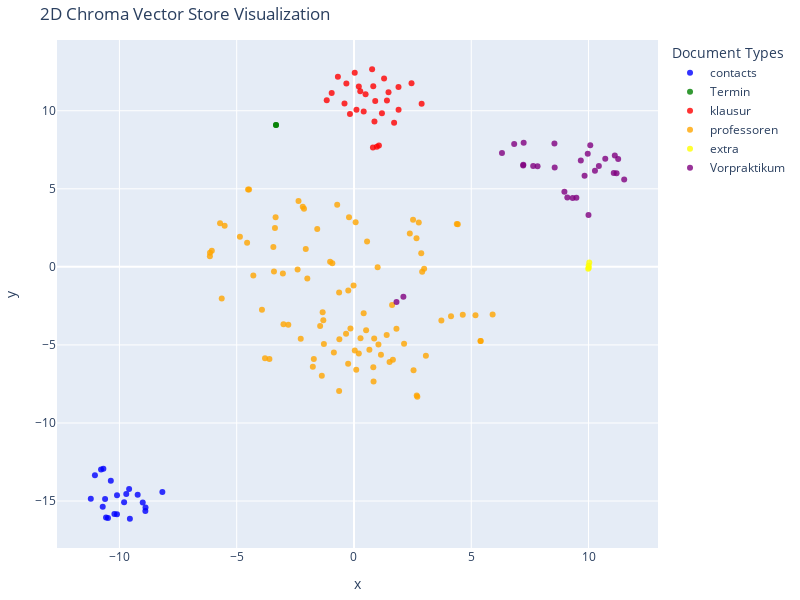

Notebook cell for this chart:
### Code cell
tsne = TSNE(n_components=2, random_state=42)
reduced_vectors = tsne.fit_transform(vectors)

fig = go.Figure()
for doc_type, color in type_color_map.items():
    indices = [i for i, t in enumerate(doc_types) if t == doc_type]
    if not indices:
        continue
    fig.add_trace(go.Scatter(
        x=reduced_vectors[indices, 0],
        y=reduced_vectors[indices, 1],
        mode='markers',
        marker=dict(size=6, color=color, opacity=0.8),
        name=doc_type,  # ✅ legend label
        text=[f"Type: {doc_type}<br>Text: {documents[i][:100]}..." for i in indices],
        hoverinfo='text'
    ))

fig.update_layout(
    title='2D Chroma Vector Store Visualization',
    xaxis_title='x',
    yaxis_title='y',
    width=800,
    height=600,
    margin=dict(r=20, b=10, l=10, t=40),
    legend_title_text='Document Types'
)
fig.show()

### Figure 1 — Plotly figure (JSON) as saved in the notebook; plotly's stock layout.template omitted (floating-point values rounded to 4 significant figures)
{"data": [{"hoverinfo": "text", "marker": {"color": "blue", "opacity": 0.8, "size": 6}, "mode": "markers", "name": "contacts", "text": ["Type: contacts<br>Text: [\n  {\n    \"type\": \"studierendensekretariat_sprechstunden\",\n    \"name\": \"Frau Schneider\",\n    \"offene...", "Type: contacts<br>Text: {\n    \"type\": \"studierendensekretariat_sprechstunden\",\n    \"name\": \"Frau Theobald\",\n    \"offene_spre...", "Type: contacts<br>Text: \"bereich\": \"AING\",\n    \"offene_sprechstunde\": \"Dienstag und Donnerstag von 09:00 bis 12:00 Uhr und D...", "Type: contacts<br>Text: \"sprechstunde_nach_termin\": \"Montag bis Donnerstag 13:30 bis 15:00 Uhr\"\n  },\n  {\n    \"type\": \"anspre...", "Type: contacts<br>Text: \"email\": \"sandra.schmidt@hs-kl.de\"\n  },\n  {\n    \"type\": \"ansprechpartner_studierendensekretariat\",\n ...", "Type: contacts<br>Text: },\n  {\n    \"type\": \"ansprechpartner_studierendensekretariat\",\n    \"studiengang\": \"Elektrotechnik\",\n ...", "Type: contacts<br>Text: \"studiengang\": \"Elektrotechnik - berufsbegleitend\",\n    \"sachbearbeiterin\": \"Nadine Schneider\",\n    ...", "Type: contacts<br>Text: \"studiengang\": \"Energie-Ingenieurwesen - dual\",\n    \"sachbearbeiterin\": \"Petra Helfrich\",\n    \"raum\"...", "Type: contacts<br>Text: \"raum\": \"Kammgarn F 0.009\",\n    \"durchwahl\": \"2126\",\n    \"email\": \"nadine.schneider@hs-kl.de\"\n  },\n ...", "Type: contacts<br>Text: \"durchwahl\": \"2270\",\n    \"email\": \"sandra.schmidt@hs-kl.de\"\n  },\n  {\n    \"type\": \"ansprechpartner_st...", "Type: contacts<br>Text: },\n  {\n    \"type\": \"ansprechpartner_studierendensekretariat\",\n    \"studiengang\": \"Mechatronik - ausb...", "Type: contacts<br>Text: \"studiengang\": \"Wirtschaftsingenieurwesen\",\n    \"sachbearbeiterin\": \"Petra Helfrich\",\n    \"raum\": \"K...", "Type: contacts<br>Text: \"sachbearbeiterin\": \"Jeannette Krob\",\n    \"raum\": \"Kammgarn F 0.014\",\n    \"durchwahl\": \"2191\",\n    \"...", "Type: contacts<br>Text: \"durchwahl\": \"2191\",\n    \"email\": \"jeannette.krob@hs-kl.de\"\n  },\n  {\n    \"type\": \"ansprechpartner_pr...", "Type: contacts<br>Text: },\n  {\n    \"type\": \"ansprechpartner_pruefungsamt_aing\",\n    \"studiengang\": \"LehrePlusHS\",\n    \"sachb...", "Type: contacts<br>Text: \"sachbearbeiterin\": \"Jeannette Krob\",\n    \"raum\": \"Kammgarn F 0.014\",\n    \"durchwahl\": \"2191\",\n    \"...", "Type: contacts<br>Text: \"sachbearbeiterin\": \"Jeannette Krob\",\n    \"raum\": \"Kammgarn F 0.014\",\n    \"durchwahl\": \"2191\",\n    \"...", "Type: contacts<br>Text: \"sachbearbeiterin\": \"Jeannette Krob\",\n    \"raum\": \"Kammgarn F 0.014\",\n    \"durchwahl\": \"2191\",\n    \"...", "Type: contacts<br>Text: \"durchwahl\": \"2273\",\n    \"email\": \"lucia.doll@hs-kl.de\"\n  },\n  {\n    \"type\": \"ansprechpartner_pruefu...", "Type: contacts<br>Text: },\n  {\n    \"type\": \"ansprechpartner_pruefungsamt_bug\",\n    \"studiengang\": \"Bauingenieurwesen Bachelo...", "Type: contacts<br>Text: \"studiengang\": \"Virtual Design Bachelor/Master\",\n    \"sachbearbeiterin\": \"Stephanie Rains\",\n    \"rau..."], "type": "scatter", "x": [-10.68, -10.78, -11.04, -10.37, -9.586, -9.222, -8.887, -9.006, -9.8, -10.1, -9.708, -8.894, -10.21, -10.71, -9.554, -10.49, -10.57, -10.1, -10.61, -11.22, -8.169], "y": [-12.93, -12.97, -13.35, -13.71, -14.23, -14.6, -15.42, -15.1, -15.08, -14.63, -14.55, -15.64, -15.83, -15.37, -16.14, -16.09, -16.05, -15.84, -14.86, -14.85, -14.43]}, {"hoverinfo": "text", "marker": {"color": "green", "opacity": 0.8, "size": 6}, "mode": "markers", "name": "Termin", "text": ["Type: Termin<br>Text: # Termine\n\n## Wintersemester 2025/26\n\n### Montag, 01.09.2025\n**Beginn des Wintersemesters**\n\n### Mon...", "Type: Termin<br>Text: ### Freitag, 01.05.2026\n**Keine Lehrveranstaltungen**  \n_Tag der Arbeit_\n\n### Donnerstag, 14.05.2026..."], "type": "scatter", "x": [-3.324, -3.324], "y": [9.094, 9.094]}, {"hoverinfo": "text", "marker": {"color": "red", "opacity": 0.8, "size": 6}, "mode": "markers", "name": "klausur", "text": ["Type: klausur<br>Text: Prüfungsplan für das WiSe 2025/2026 des Fachbereichs AINGStand: 09.10.2025\nalle Bachelor-Studiengäng...", "Type: klausur<br>Text: Algorithmen 1 Ba 1842 Mo 19.01.2026 60 min 8:00 9:00 Kiss Bomarius W 5 W W W W W W W W W W W W W W W...", "Type: klausur<br>Text: Arbeitswissenschaft Ba 1014 Mi 25.02.2026 90 min 11:00 12:30 Thurnes Hielscher W W W W W W W W W W W...", "Type: klausur<br>Text: Bildverarbeitung Ba 1301 Mo 26.01.2026 90 min 11:00 12:30 Böhm Steidel W 6 W W W W W W W W W W W W W...", "Type: klausur<br>Text: Digitale Systeme und IoT Ba 1843 Fr 23.01.2026 90 min 11:00 12:30 Schütz Opperskalski 5 5 W W W W W ...", "Type: klausur<br>Text: Einführung in die objektorientierte Softwareentwicklung Ba 1042 Di 20.01.2026 90 min 11:00 12:30 Bom...", "Type: klausur<br>Text: Elektrische Maschinen 2 Ba 1858 Di 27.01.2026 90 min 11:00 12:30 Urschel Schumann W W 6 W W W W W W ...", "Type: klausur<br>Text: Elektronik und EMV Ba 1821 Fr 27.02.2026 120 min8:00 10:00 Schumann Steil 3 3 3 W W W W W W W W 3 W ...", "Type: klausur<br>Text: Fahrzeugantriebe Ba 1883 Di 20.01.2026 120 min11:00 13:00 Heidrich Opperskalski W W W W W 5 W W W W ...", "Type: klausur<br>Text: Finite-Elemente-Methode Ba 1076 ##### Absprache Dozentmündl. Info von DozentMagin Gilbert W W W W 5 ...", "Type: klausur<br>Text: Generative Fertigungsverfahren Ba 1745 ##### Absprache Dozentmündl. Info von DozentEnk Kilb W W W W ...", "Type: klausur<br>Text: Grundlagen der Softwareentwicklung 1 + 2 Ba 1813 Do 29.01.2026 90 min 11:00 12:30 Schütz Kiss 2 2 2 ...", "Type: klausur<br>Text: Ingenieurmathematik 1 Ba 1810 Mo 23.02.2026 120 min14:00 16:00 Maier / Steidel Steidel / Maier 1 1 1...", "Type: klausur<br>Text: IT-Sicherheit Ba 1648 Mi 28.01.2026 60 min 8:00 9:00 Kiss Bomarius 6 6 6 W W W W W W W W W W W W W W...", "Type: klausur<br>Text: Konstruktion - Hausarbeit Ba 1200 ##### Absprache Dozent HA Info von DozentKilb Enk W W W W 5 5 5 5 ...", "Type: klausur<br>Text: Leichtbaukonstruktion Ba 1132 ##### Absprache DozentE-PortfolioInfo von DozentMagin Heß W W W W W 5 ...", "Type: klausur<br>Text: Maschinenelemente 1 Ba 1867 Mi 21.01.2026 90 min 11:00 12:30 Enk Kilb W W W - 1 1 1 1 1 1 1 - - - - ...", "Type: klausur<br>Text: Mechanische Verfahrenstechnik Ba 1157 Di 27.01.2026 90 min 8:00 9:30 Kaiser López López W W W W W W ...", "Type: klausur<br>Text: Operations Research Ba 1182 Mi 28.01.2026 90 min 8:00 9:30 Bott Reiner W W W W W W W W W W W W 4 4 4...", "Type: klausur<br>Text: Glöser\nGlöser / Fischer / \nBecherer 5 5 5 5 - - - - - - - - - - - - - - - Do 20.11.2025 #WERT! #WERT...", "Type: klausur<br>Text: Regelungstechnik 1 Ba 1832 Mi 25.02.2026 90 min 14:00 15:30 Herchenhan Opperskalski 5 5 5 - - - - - ...", "Type: klausur<br>Text: Robotik 2 Ba 1501 Mi 28.01.2026 60 min 11:00 12:00 Bitsch Maier W W W W W W W W W W W 6 W W W W W W ...", "Type: klausur<br>Text: Steuerungstechnik Ba 1881 Mo 26.01.2026 90 min 14:00 15:30 Heidrich Opperskalski - - - - W 4 W W W W...", "Type: klausur<br>Text: Therm. Verfahrenstechnik Ba 1239 Mo 23.02.2026 90 min 8:00 9:30 López López Kaiser W W W W W W W W W...", "Type: klausur<br>Text: Werkstoffkunde (für EI und MT) Ba 1886 Do 29.01.2026 90 min 14:00 15:30 Geromiller / Starke Starke /...", "Type: klausur<br>Text: PCB-Design for Power Electronics RW 2254 ##### Absprache Dozentmündl. Info von DozentSchumann Ursche...", "Type: klausur<br>Text: Tutoriumstätigkeit RW 1256-1260 ##### Absprache Dozent - Info von DozentDiverse Prüfer Diverse Prüfe...", "Type: klausur<br>Text: Technische Bauteilsauberkeit RW 1695 ##### Absprache Dozent90 min Info von DozentHielscher Enk W W W..."], "type": "scatter", "x": [2.885, 1.473, 1.405, 0.8229, -0.4044, -0.1711, -0.9502, -1.162, 0.9057, 1.901, 0.4139, 0.1065, 0.7726, 1.284, 1.711, 1.192, -0.3247, 0.206, 1.898, 2.453, -0.6856, 0.03163, 0.2687, 0.4945, 0.8734, 0.808, 0.9742, 1.063], "y": [10.45, 11.19, 10.65, 11.57, 10.47, 9.792, 11.14, 10.68, 10.63, 10.06, 9.948, 10.06, 12.67, 12.07, 9.226, 9.838, 11.75, 11.56, 11.53, 11.76, 12.18, 12.44, 11.25, 11.06, 9.311, 7.65, 7.689, 7.771]}, {"hoverinfo": "text", "marker": {"color": "orange", "opacity": 0.8, "size": 6}, "mode": "markers", "name": "professoren", "text": ["Type: professoren<br>Text: # Prof. Dr.-Ing. Albert Meij\n\n**Campus:** Kaiserslautern  \n**E-Mail:** albert.meij(at)hs-kl(dot)de  ...", "Type: professoren<br>Text: ## Biographie\n- Berufung an die Hochschule Kaiserslautern für das Fachgebiet Konstruktion, Leichtbau...", "Type: professoren<br>Text: - Leitung des ersten englischsprachigen Master-Studiengangs in Rheinland-Pfalz im Rahmen des INHEE-P...", "Type: professoren<br>Text: ---\n\n## Lehrgebiete\n- Leichtbau  \n- Verbundwerkstoffe  \n- Methodische Produktentwicklung  \n\n---\n\n## ...", "Type: professoren<br>Text: ### XP2P – Peer-to-Peer-Learning in Mechatronics (ERASMUS Strategic Partnerships)\n- Laufzeit: 01.10....", "Type: professoren<br>Text: # Prof. Dr.-Ing. Andreas Steil\n\n## Kontakt\n**Telefon:** +49 631 3724-2211  \n**Fax:** +49 631 3724-21...", "Type: professoren<br>Text: ## Projekte\n### DRM und DRM+: Digitaler Hörfunk der Zukunft\n- **Beginn:** 01.10.2006  \n- **Projektle...", "Type: professoren<br>Text: # Prof. Dipl.-Ing. Karl-Heinz Helmstädter\n\n**Campus:** Kaiserslautern  \n**Raum:** F2.026  \n**Telefon...", "Type: professoren<br>Text: ### Bachelor PO2024\n- Einführung in die Produktentwicklung: Konstruktionsmethodik – Vorlesung und Pr...", "Type: professoren<br>Text: # Prof. Dr.-Ing. Christian M. Thurnes\n\n## Kontakt\n**Telefon:** +49 631 3724-2244  \n**E-Mail:** Chris...", "Type: professoren<br>Text: ## Lehrgebiete\n- Operational Excellence- und Innovationsmethodik  \n\n## Tätigkeiten\n- Studiengangslei...", "Type: professoren<br>Text: # Prof. Dr.-Ing. Christian Schumann\n\n**Lehrgebiete:** Leistungselektronik, Elektronik, EMV  \n**Forsc...", "Type: professoren<br>Text: **Kontakt:**  \n- **Telefon:** +49 631 3724-2469  \n- **E-Mail:** christian.schumann(at)hs-kl(dot)de  ...", "Type: professoren<br>Text: **Projekte:**  \n- **Elektronischer Gruppen-Antrieb auf Leiterplattenbasis als Synergetisches System ...", "Type: professoren<br>Text: - Mitarbeiter: B. Eng. Max Wagner  \n- **Sulfuric Acid Electrification: Tests and Technological Appli...", "Type: professoren<br>Text: - Projektleitung: Prof. Dr.-Ing. Christian Schumann, Prof. Dr.-Ing. Sven Urschel  \n  - Mitarbeiter: ...", "Type: professoren<br>Text: **Projekte und Lehrkonzepte (fortlaufend):**  \n- OPENEDU-RLP: Tutorials für Simulationstools in Leis...", "Type: professoren<br>Text: **Leistungsangebot:**  \n- Entwurf, Dimensionierung und Analyse leistungselektronischer Schaltungen  ...", "Type: professoren<br>Text: ---\nname: Prof. Dr.-Ing. Constantin Bauer\nfaculty: Angewandte Ingenieurwissenschaften\ncampus: Kaiser...", "Type: professoren<br>Text: # Prof. Dr.-Ing. Dirk Enk\n\n**Campus:** Kaiserslautern  \n**Raum:** F1.036  \n**Telefon:** +49 631 3724...", "Type: professoren<br>Text: # Prof. Dr. Eva Maria Kiss\n\n**Campus:** Kaiserslautern  \n**Raum:** F1.026  \n**Telefon:** +49 631 372...", "Type: professoren<br>Text: **Kurzbeschreibung:**  \nelab2go stellt didaktisch aufbereitete Demonstratoren zu aktuellen technolog...", "Type: professoren<br>Text: # Prof. Dr.-Ing. Felix Möhrle\n\n**Campus:** Kaiserslautern  \n**Raum:** F1.033  \n**E-Mail:** felix.moe...", "Type: professoren<br>Text: # Prof. Dr. rer. nat. Felix Wick\n\n## Kontakt\n**Telefon:** +49 631 3724-2217  \n**E-Mail:** felix.wick...", "Type: professoren<br>Text: # Prof. Dr. rer. nat. Frank Bomarius\n\n**Campus:** Kaiserslautern  \n**Raum:** F2.030  \n**Telefon:** +...", "Type: professoren<br>Text: Seit 2004 hat er eine Professur am Fachbereich Angewandte Ingenieurwissenschaften der Hochschule Kai...", "Type: professoren<br>Text: ---\nname: Prof. Dr.-Ing. Gerd Bitsch\nfaculty: Angewandte Ingenieurwissenschaften\ncampus: Kaiserslaut...", "Type: professoren<br>Text: ## Arbeitsgruppe MecRoKa\nBezeichnung: Mechatronik und Robotik an der Hochschule Kaiserslautern  \nGrü...", "Type: professoren<br>Text: ## Themengebiete\n- Roboterbasierter Fahrsimulator RODOS  \n- Messfahrzeug REDAR  \n- Digitale Umgebung...", "Type: professoren<br>Text: ## Sprechstunde\n- Nach Vereinbarung  \n\n## Robotik AG\nEine offene Gruppe robotikinteressierter Studie...", "Type: professoren<br>Text: ### Am Fraunhofer-Institut für Techno- und Wirtschaftsmathematik (ITWM)\n\n**Dr.-Ing. Michael Kleer** ...", "Type: professoren<br>Text: **B.A. Ann-Kathrin Bäumler**  \nAufgabenbereich: Projekt ODPfalz – Umgebungsmodellierung / Virtual De...", "Type: professoren<br>Text: # Prof. Priv.-Doz. Dr.-Ing. habil. Peter Starke\n\n**Kontakt:**  \n- Telefon: +49 631 3724-2389  \n- E-M...", "Type: professoren<br>Text: **Fachbereich:** Angewandte Ingenieurwissenschaften  \n**Campus:** Kaiserslautern  \n**Raum:** H1-2010...", "Type: professoren<br>Text: ## Lehrgebiete\n- Werkstoffkunde & Werkstoffprüfung  \n- Konstruktionswerkstoffe  \n- Zerstörende & zer...", "Type: professoren<br>Text: ## Veranstaltungen\n- Werkstoffkunde  \n- Konstruktionswerkstoffe  \n- Zerstörende & Zerstörungsfreie P...", "Type: professoren<br>Text: # Prof. Dr.-Ing. Hans-Peter Geromiller\n\n**Campus:** Kaiserslautern  \n**Raum:** F0.030  \n**Telefon:**...", "Type: professoren<br>Text: # Prof. Dr.-Ing. Hartmut Opperskalski\n\n**Lehrgebiete:** Automatisierungstechnik, Leiter des Institut...", "Type: professoren<br>Text: # Prof. Dr.-Ing. Heiko Heß\n\n**Campus:** Kaiserslautern  \n**Raum:** F1.027  \n**Telefon:** +49 631 372...", "Type: professoren<br>Text: ---\n\n## Sprechstunde\n- Nach Vereinbarung, telefonisch oder per E-Mail  \n\n---\n\n## Veranstaltungen\n- S...", "Type: professoren<br>Text: # Prof. Dr.-Ing. Hubert Klein\n\n**Campus:** Kaiserslautern  \n**Raum:** F1.025  \n**Telefon:** +49 631 ...", "Type: professoren<br>Text: **Sommersemester:**  \n- Produktionsplanung und -steuerung – Vorlesung (Bachelor)  \n- Qualitätsmanage...", "Type: professoren<br>Text: # Prof. Dr.-Ing. Karsten Glöser\n\n**Campus:** Kaiserslautern  \n**Raum:** F2.025  \n**Telefon:** +49 63...", "Type: professoren<br>Text: **Kurzbeschreibung:**  \nEntwicklung von modularen Stromschienensystemen auf Basis von Hochtemperatur...", "Type: professoren<br>Text: **Kurzbeschreibung:**  \nUntersuchung des Verhaltens von supraleitenden Kabelsystemen bei gleichzeiti...", "Type: professoren<br>Text: # Prof. Dr. rer. pol. Klaus Fischer\n\n**Campus:** Kaiserslautern  \n**Raum:** F2.027  \n**E-Mail:** kla...", "Type: professoren<br>Text: # Prof. Dr. rer. nat. Martin Böhm\n\n**Campus:** Kaiserslautern  \n**Raum:** F2.031  \n**Telefon:** +49 ...", "Type: professoren<br>Text: ### Berufsbegleitender Master\n- Numerische Methoden  \n- Mehrdimensionale Funktionen der Elektrotechn...", "Type: professoren<br>Text: ---\n\n### AEROS\n**Titel:** Automatische Erfassung von Verkehrszeichen  \n**Projektleitung:** Prof. Dr....", "Type: professoren<br>Text: # Prof. Dr.-Ing. Martin Hoof\n\n**Campus:** Kaiserslautern  \n**Raum:** F2.034  \n**Telefon:** +49 631 3...", "Type: professoren<br>Text: # Prof. Dr.-Ing. Matthias Hampel\n\n**Campus:** Kaiserslautern  \n**Raum:** F1.022  \n**Telefon:** +49 6...", "Type: professoren<br>Text: Seit 2012 lehrt er an der Hochschule Kaiserslautern Physik und Erneuerbare Energien.  \n\n---\n\n## Spre...", "Type: professoren<br>Text: # Prof. Dr.-Ing. Matthias R. Leiner\n\n**Campus:** Kaiserslautern  \n**Raum:** F1.028  \n**Telefon:** +4...", "Type: professoren<br>Text: ## Projekte\n\n### Mechatronisches Projekt \"Viergliedriges Koppelgetriebe mit lagegeregeltem Drehstrom...", "Type: professoren<br>Text: **Kurzbeschreibung:**  \nRealitätsnahe Modellierung der hydrodynamischen Gleitlagerkräfte in Kurbelwe...", "Type: professoren<br>Text: # Prof. Dr.-Ing. Michael Herchenhan\n\n**Campus:** Kaiserslautern  \n**Raum:** F2.036  \n**Telefon:** +4...", "Type: professoren<br>Text: # Prof. Dr.-Ing. Michael Magin\n\n**Campus:** Kaiserslautern  \n**Raum:** F1.031  \n**Telefon:** +49 631...", "Type: professoren<br>Text: ## Tätigkeiten\n- Vizepräsident für Internationalisierung  \n\n## Sprechstunde\n- Nach Vereinbarung per ...", "Type: professoren<br>Text: ### FiberEngine\n- **Zeitraum:** 01.07.2021 – 30.06.2023  \n- **Projektleitung:** Prof. Dr.-Ing. Micha...", "Type: professoren<br>Text: # Prof. Dr.-Ing. Norbert Gilbert\n\n**Campus:** Kaiserslautern  \n**Raum:** F1.029  \n**Telefon:** +49 6...", "Type: professoren<br>Text: # Prof. Dr.-Ing. Oliver Maier\n\n**Campus:** Kaiserslautern  \n**Raum:** F2.037  \n**Telefon:** +49 631 ...", "Type: professoren<br>Text: ## Sprechstunde\n- Nach Vereinbarung  \n\n---\n\n## Vorlesungen WS 25/26\n1. **Grundlagen der Simulation (...", "Type: professoren<br>Text: # Prof. Dr.-Ing. Peter Heidrich\n\n**Campus:** Kaiserslautern  \n**Raum:** F2.016  \n**Telefon:** +49 63...", "Type: professoren<br>Text: # Prof. Dr. rer. nat. Stefan Steidel\n\n## Kontakt\n**Telefon:** +49 631 3724-2250  \n**E-Mail:** stefan...", "Type: professoren<br>Text: ## Biographie\n2003 - 2007 : Studium der Mathematik und Physik an der TU Kaiserslautern – Erstes Staa...", "Type: professoren<br>Text: 2018 - heute : Lehrauftrag an der Hochschule Kaiserslautern im berufsbegleitenden Bachelorstudiengan...", "Type: professoren<br>Text: ## Lehrgebiete\n- Mathematik  \n- Ingenieurinformatik...", "Type: professoren<br>Text: ## Tätigkeiten\n- Vorsitz Prüfungsausschuss:  \n  - \"Automatisierungstechnik, Bachelor\"  \n  - \"Elektro...", "Type: professoren<br>Text: - \"Prozessingenieurwesen, Bachelor\"  \n  - \"Wirtschaftsingenieurwesen, Bachelor\"  \n  - \"Wirtschaftsin...", "Type: professoren<br>Text: ## Veranstaltungen\n**Bachelorstudiengänge:**  \n- Ingenieurmathematik 1  \n- Ingenieurmathematik 2  \n-...", "Type: professoren<br>Text: # Prof. Dr.-Ing. Steffen Schütz\n\n**Campus:** Kaiserslautern  \n**Raum:** H2.071.3  \n**Telefon:** +49 ...", "Type: professoren<br>Text: **Kurzbeschreibung:**  \nIm Mittelpunkt des Projekts steht die Entwicklung einer Beinprothese, die mi...", "Type: professoren<br>Text: **Kurzbeschreibung:**  \nUntersuchung, wie maschinelles Lernen genutzt werden kann, um die Vorsteueru...", "Type: professoren<br>Text: **Kurzbeschreibung:**  \nDas Open Source Leg (OSL) ist eine quelloffene Plattform für Forschung an ak...", "Type: professoren<br>Text: ---\n\n## Übersicht\n- Veröffentlichungen: *(nicht angegeben)*\n- Projekte: EmKiPro2, KI-SeRvo, Open Sou...", "Type: professoren<br>Text: # Prof. Dr.-Ing. Stephan Werth\n\n## Kontakt\n**Telefon:** +49 631 3724-2213  \n**E-Mail:** stephan.wert...", "Type: professoren<br>Text: **Sommersemester:**  \n- Apparatebau (Bachelor & BbB)  \n- IMAT 1 für AI (Bachelor)  \n- Strömungslehre...", "Type: professoren<br>Text: # Prof. Dr.-Ing. Sven Urschel\n\n## Kontakt\n**Telefon:** +49 631 3724-2240  \n**E-Mail:** sven.urschel(...", "Type: professoren<br>Text: ## Lehrgebiete\n- Elektrotechnische Systeme der Mechatronik  \n\n## Forschungsgebiete\n- Elektrische Mas...", "Type: professoren<br>Text: ## Projekte\n- 01.01.2017 - 31.03.2020: IMPROVE – Anwendungsentwicklung innovativer Leistungselektron...", "Type: professoren<br>Text: - 01.09.2021 - 31.08.2025: MiNaMag  \n- 01.01.2024 - 31.12.2025: Normung und Standardisierung von Prü...", "Type: professoren<br>Text: # Prof. Dr.-Ing. Thomas Kilb\n\n**Campus:** Kaiserslautern  \n**Raum:** F1.030  \n**Telefon:** +49 631 3...", "Type: professoren<br>Text: # Prof. Dr. Thomas Reiner\n\n**Lehrgebiete:** Finanz- und Rechnungswesen, Controlling, Value Chain Eng...", "Type: professoren<br>Text: # Prof. Dr.-Ing. Torsten Hielscher\n\n**Campus:** Kaiserslautern  \n**Raum:** F1.032  \n**Telefon:** +49...", "Type: professoren<br>Text: ## Sprechstunde\n- Nach Terminvereinbarung  \n\n---\n\n## Projekte\n\n### Evaluation des Einflusses der Bau...", "Type: professoren<br>Text: # Prof. Dr.-Ing. Victor López López\n\n**Campus:** Kaiserslautern  \n**Raum:** F2.032  \n**Telefon:** +4...", "Type: professoren<br>Text: ### Sonstiges\n- Erasmus Blended Intensive Program: \"Decarbonisation Strategies in Process Engineerin...", "Type: professoren<br>Text: **Mitarbeiter:**  \n- M. Eng. Eric Hemmer  \n- M. Eng. Simon Holzmann  \n- Dipl.-Ing. (FH) Harry Maibau...", "Type: professoren<br>Text: # Prof. Dr.-Ing. Wulf Kaiser\n\n**Campus:** Kaiserslautern  \n**Raum:** F2.017  \n**Telefon:** +49 631 3...", "Type: professoren<br>Text: ## Expertise\n- Prozessentwicklung (Scale-up von Laboranlage zur großtechnischen Prozessanlage)  \n- F..."], "type": "scatter", "x": [1.659, -0.2431, -0.01837, -3.031, -4.557, -1.712, -4.291, 0.8622, 2.381, -3.605, -3.792, -3.004, -2.8, -4.863, -6.061, -3.923, -0.2112, 0.07048, 0.8239, 0.6573, 3.066, -0.7153, 1.517, 2.539, 2.675, 2.701, 3.726, 4.638, 5.18, 4.137, 5.399, 5.397, -1.371, -0.6332, -1.989, -2.403, -0.6236, -2.27, 0.5173, -0.9229, -0.2484, 2.519, -0.858, -4.515, -4.472, 0.09617, 2.135, -2.056, 5.911, -1.282, -1.307, -1.336, 1.811, -3.369, -3.341, -0.1503, 1.395, -3.438, -3.411, 0.8354, 1.15, -5.638, -0.3383, -1.754, 2.907, 2.991, 2.868, 4.384, 4.426, 2.666, 0.4129, -2.13, -2.184, -2.364, -1.566, 1.625, 2.763, -1.443, 0.5578, -5.514, -5.71, 1.043, -0.6329, 0.2784, -1.017, 0.03448, -6.138, -6.143, 0.2075, 1.009], "y": [-5.947, -1.509, -1.198, -0.4181, 1.54, -5.896, -0.5506, -4.582, 2.131, -5.903, -5.856, -3.67, -3.715, 1.929, 1.027, -2.752, 3.185, 2.855, -6.434, -5.305, -5.698, 3.975, -6.097, -6.619, -8.237, -8.314, -3.433, -3.071, -3.097, -3.169, -4.747, -4.756, -6.971, -1.647, -0.7475, -0.1623, -4.64, -4.608, -4.055, 0.2314, -6.205, 3.022, -5.487, 4.949, 4.953, -6.597, -4.925, 1.15, -3.056, -4.936, -3.418, -2.914, -3.965, 2.485, 3.177, -3.952, -4.368, 1.27, -0.2982, -7.336, -5.634, -2.019, -4.279, -6.397, -0.3129, -0.1195, 0.8648, 2.745, 2.725, 1.839, -2.965, 3.718, 3.848, 4.223, 2.426, -2.448, 2.836, -3.79, 1.62, 2.634, 2.802, -4.973, -7.956, -4.577, 0.3292, -5.358, 0.9024, 0.678, -5.554, -0.01858]}, {"hoverinfo": "text", "marker": {"color": "yellow", "opacity": 0.8, "size": 6}, "mode": "markers", "name": "extra", "text": ["Type: extra<br>Text: # Informationen zum Deutschland-Semesterticket\n\nDas neue Semesterticket gilt ab **01.03.2025** und i...", "Type: extra<br>Text: Das Ticket wird über die **myVRN App** bezogen, wo das Ticket nach Überprüfung der Identität für **0...", "Type: extra<br>Text: Nur bestimmte Personengruppen sind von der Bezugs- und Beitragspflicht befreit und können eine Rücke...", "Type: extra<br>Text: ## Hinweise zur Nutzung\n\nAnders als beim bisherigen Semesterticket gilt **der Studierendenausweis ni..."], "type": "scatter", "x": [10.01, 10.01, 10.03, 9.985], "y": [-0.05394, 0.06583, 0.2811, -0.117]}, {"hoverinfo": "text", "marker": {"color": "purple", "opacity": 0.8, "size": 6}, "mode": "markers", "name": "Vorpraktikum", "text": ["Type: Vorpraktikum<br>Text: # Grundpraktikum\n\nPraktische Erfahrungen gehören zu den unmittelbaren Zulassungsvoraussetzungen für ...", "Type: Vorpraktikum<br>Text: **Unternehmensdatenbank:**  \nViele Firmen kooperieren regelmäßig mit uns und bieten Plätze für das G...", "Type: Vorpraktikum<br>Text: **Funktionen:**  \n- Leiter des Praktikantenamts (Maschinenbau und Mechatronik)  \n- Leiter des Prakti...", "Type: Vorpraktikum<br>Text: BleibenSie organisiert: \nIhre Vorpraktikums-Checkliste(PO 24)\nBitte vollständig ausfüllen und bei we...", "Type: Vorpraktikum<br>Text: Tätigkeiten an - auf Grundlage der Angaben im Ausbildungsplan. Die Dauer \nwird in vollen Wochen ange...", "Type: Vorpraktikum<br>Text: Sie Ihre Praktikumsanerkennung für die Anmeldung zu Prüfungen ab dem 3. Semester benötigen.\n• Rechne...", "Type: Vorpraktikum<br>Text: Vorpraktikumsordnung für die Bachelorstudiengänge  \nElektrotechnik, Energie-Ingenieurwesen, Maschine...", "Type: Vorpraktikum<br>Text: § 4 Ausbildungspläne \n§ 5 Ausbildungsfelder \n§ 6 Ausbildungsbetriebe \n§ 7 Berichterstattung, Beschei...", "Type: Vorpraktikum<br>Text: (2) Sie gilt für alle Studierenden der Bachelorstudiengänge Elektrotechnik, Energieeffiziente System...", "Type: Vorpraktikum<br>Text: (2) Die Einbindung der Praktikantin oder des Praktikanten in die berufliche Praxis für die Dauer des...", "Type: Vorpraktikum<br>Text: Ableistung des Vorpraktikums wird von einer Rege larbeitszeit von ca. 38 Stunden je Woche \nausgegang...", "Type: Vorpraktikum<br>Text: Zulassung dieser Abweichungen. \n \n1) Ausbildungsplan Bachelor-Studiengang Elektrotechnik \nEs sind mi...", "Type: Vorpraktikum<br>Text: verbleibenden Wochen können beliebig aus den Bereichen (ET), (MB) und (W) ergänzt werden. Die \nKombi...", "Type: Vorpraktikum<br>Text: 4) Ausbildungsplan Bachelor-Studiengang Mechatronik \nEs sind mindestens 12 Wochen praktische Tätigke...", "Type: Vorpraktikum<br>Text: Bereiche (ET), (MB) und (W) ist zwar gewünscht, aber nicht vorgeschrieben. \n5.2) Schwerpunkte Maschi...", "Type: Vorpraktikum<br>Text: § 5 Ausbildungsfelder \nAusbildungsfeld Elektrotechnik (ET): \nAusbildungsinhalte sollen grundlegende ...", "Type: Vorpraktikum<br>Text: Industrie, Energieversorgung, Energieverteilung oder Gebäudetechnik, Reparatur \nvon Energie erzeugen...", "Type: Vorpraktikum<br>Text: im Einzelfall durch sinnvolle Alternativen ersetzt werden können. Die vermittelten Inhalte sind durc...", "Type: Vorpraktikum<br>Text: Ausbildungsfeld Betriebswirtschaft (W): \nAusbildungsinhalte sollen grundlegende praktische Tätigkeit...", "Type: Vorpraktikum<br>Text: (1) Die Wahl der Ausbildungsbetriebe und die zeitgerechte Bewerbung um Ausbildungsplätze sind \nAngel...", "Type: Vorpraktikum<br>Text: unterschreiten. \n(4) Kann das kooperierende Unternehmen in einem kooperativen Ingenieurstudiengang (...", "Type: Vorpraktikum<br>Text: der Tätigkeiten – orientiert an den im Ausbildungsplan genannten Bereichen – hervorgehen. Die \njewei...", "Type: Vorpraktikum<br>Text: anderen Ausbildungen und praktische Tätigkeiten, welche die im Ausbildungsplan genannten \nBereiche g...", "Type: Vorpraktikum<br>Text: durch Beschluss des Fachbereichsrats Abweichungen hinsichtlich des Vorpraktikums festgelegt \nwerden....", "Type: Vorpraktikum<br>Text: der Praktikantenamtsleiterin oder des Praktikantenamtsleiters nachzuholen, soweit das Praktikum \nink...", "Type: Vorpraktikum<br>Text: insgesamt 12 Wochen nachzuholen. \n(8) In allen nicht explizit genannten Fällen obliegt die Entscheid...", "Type: Vorpraktikum<br>Text: Pflichten ergeben sich aus dem Vertragsverhältnis zwischen der Praktikantin oder dem Praktikanten \nm...", "Type: Vorpraktikum<br>Text: (3) Sofern Studierende nach der unter § 1 Abs. 1 Nr. 1  genannten Fachprüfungsordnung studieren, \nwe..."], "type": "scatter", "x": [9.831, 2.107, 1.812, 11.19, 11.08, 11.52, 9.096, 9.322, 8.972, 10.27, 8.557, 7.826, 7.213, 7.64, 7.22, 7.234, 6.831, 6.309, 8.546, 9.966, 10.07, 10.44, 9.671, 10.71, 11.12, 11.26, 9.482, 9.998], "y": [5.84, -1.914, -2.251, 6.004, 6.019, 5.59, 4.439, 4.411, 4.813, 6.152, 6.368, 6.44, 6.495, 6.454, 6.547, 7.949, 7.863, 7.301, 7.907, 7.245, 7.79, 6.467, 6.821, 6.934, 7.134, 6.904, 4.433, 3.321]}], "layout": {"height": 600, "legend": {"title": {"text": "Document Types"}}, "margin": {"b": 10, "l": 10, "r": 20, "t": 40}, "title": {"text": "2D Chroma Vector Store Visualization"}, "width": 800, "xaxis": {"title": {"text": "x"}}, "yaxis": {"title": {"text": "y"}}}}
